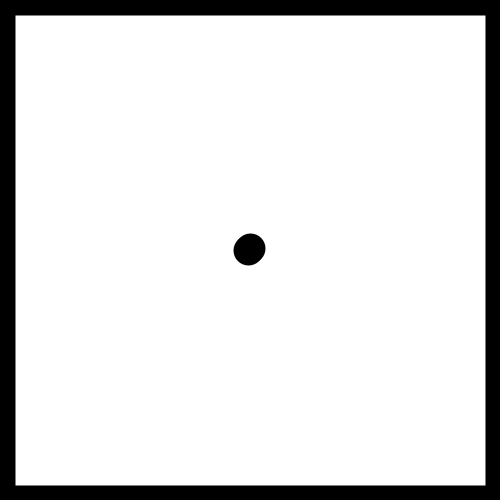
Frame 1 (no input)
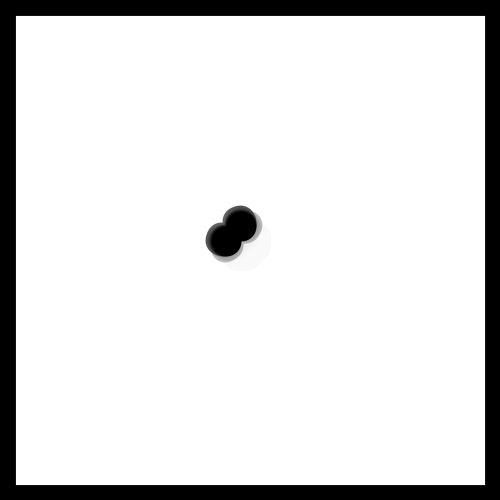
Frame 60 (the mouse pressed at the canvas centre just before this capture)
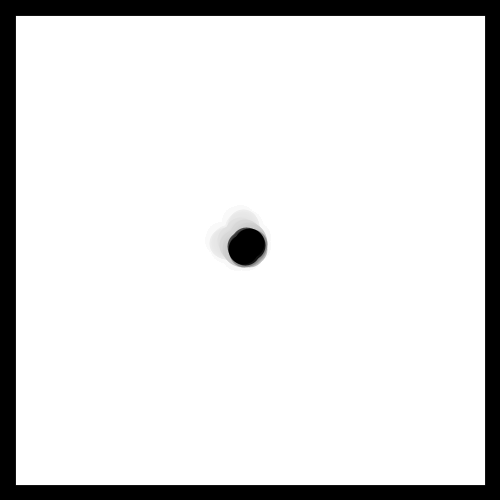
Frame 120 (the mouse held since frame 60 and released just before this capture)

The Processing sketch that drew these frames (run headless with seeded random() and noise(); from frame 60 on, the mouse is pressed at the canvas centre):

// Processing sketch: muchaRuchyBrownaDwieMuchy
// ── muchaRuchyBrownaDwieMuchy.pde
void setup()
{
  size(500, 500);
  strokeWeight(30);
  stroke(0);
  background(255);
  fill(255, 20);
}

float x = 250;
float y = 250;

void draw()
{
  rect(0, 0, 500, 500);
  x = x + random(-3, 3);
  y = y + random(-3, 3);
  point(x, y);
  point(y, x);
}
